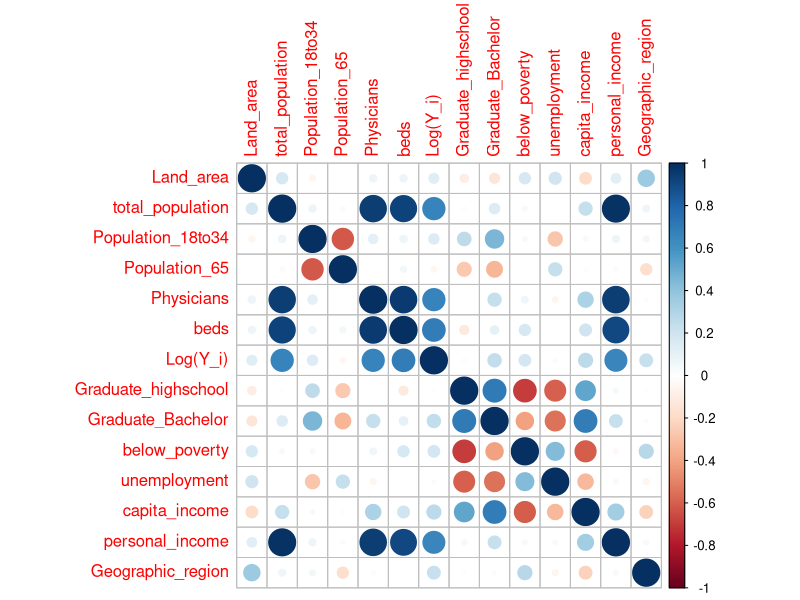

Reproduce this figure in R.
## ---- chunk 1
# RUN THESE ALL ONCE!!! uncomment the code blocks as you go
#install.packages(c("usethis", "gitcreds"))

# then run this:
#usethis::create_github_token()

# which opens GitHub in your browser, generate a token
# COPY it before closing the page

# run this and paste token into terminal when prompted
#gitcreds::gitcreds_set()

# done! :) make sure to re-comment the code blocks

# hi its tarilyn
## ---- chunk 2
# make sure to download any you dont have with: 'install.packages("package_name")'
library(here)
library(corrplot)
## ---- chunk 3
Demographic <- read.table(here("data", "Demographic.txt")) # more robust read in

# change column names to match correct variables
colnames(Demographic) <- c('ID','County','state','Land_area','total_population',
                          'Population_18to34','Population_65','Physicians','beds',
                          'Y_i','Graduate_highschool','Graduate_Bachelor','below_poverty',
                          'unemployment','capita_income','personal_income','Geographic_region')

Demographic2 <- Demographic

# Variable names and dimensions of the table
head(Demographic2)
names(Demographic2)
dim(Demographic2)

Demographic2$Y_i <- log(Demographic$Y_i)

colnames(Demographic2)[10] <- "Log(Y_i)"
cor(Demographic2[,4:17])


# Correlation plot 
corrplot(cor(Demographic2[,4:17]))
